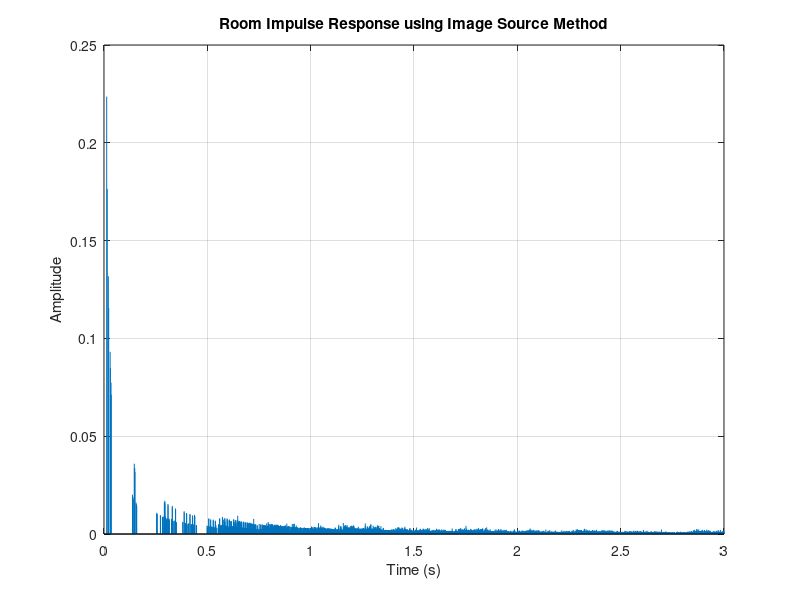

Here is the MATLAB script that generated this plot: (Note: this script raises an error after producing the figure.)
%% MATLAB Starter Code for Image Source Method (ISM)
% This script generates a room impulse response using the Image Source Method.
% It is intended as a starting point for your DSP Assessment.
%
% Key Features:
%   1. Define a custom cuboid room (length, width, height).
%   2. Specify positions for the sound source and receiver.
%   3. Compute reflections up to a user-defined reflection order.
%   4. Include placeholders to incorporate absorption coefficients for each room surface.
%   5. Plot the resulting impulse response.
%   6. Provide a basic framework for later convolution with an audio signal.
%
% You are encouraged to expand the code (e.g., to include higher-order reflections
% or frequency-dependent absorption coefficients) by modifying the indicated sections.

%% 1. Parameter Definition
% Room dimensions (meters)
room_length = 48.81;    % Length in x-direction
room_width  = 98;     % Width in y-direction
room_height = 25.02;     % Height in z-direction

% Sound source and receiver (listener) positions [x, y, z] in meters
src_pos = [3, 4, 1.5];   % Source position
rec_pos = [7, 2, 1.5];   % Receiver position

% Sampling parameters and speed of sound
fs = 44100;          % Sampling frequency in Hz
c  = 343;            % Speed of sound in m/s

% Maximum reflection order (i.e. include reflections from -max_order to max_order in each dimension)
max_order = 50;

% Absorption coefficients for surfaces (values between 0 and 1)
% These represent the fraction of energy absorbed at each surface.
% For now, we use a uniform absorption coefficient.
% --- Students: Replace the following with surface-specific coefficients as desired.
absorption_wall   = 0.9;   % Example for left/right and front/back walls
absorption_floor  = 0.3;   % Example for floor
absorption_ceiling= 0.1;   % Example for ceiling
%
% For simplicity, we use a single uniform absorption value.
uniform_absorption = 0.05;  % (Placeholder value)
% Reflection coefficient per reflection (simple model):
reflection_coeff_single = 1 - uniform_absorption; 
% Note: In a more detailed model, you might compute the reflection coefficient 
% as the square root of (1 - absorption) to account for energy conservation.

% Impulse response duration (seconds)
ir_duration = 3.0;  
N = round(fs * ir_duration);    % Number of samples in the IR
h = zeros(N, 1);                % Preallocate the impulse response vector

%% 2. Image Source Computation and IR Construction
% Loop over reflection orders in each spatial dimension.
% The image source method creates virtual sources by “mirroring” the actual source.
% For each axis, the image source coordinate is computed as follows:
%   - If the reflection order (n) is even:  img_coord = n*room_dim + src_coord
%   - If odd:                         img_coord = n*room_dim + (room_dim - src_coord)
%
% The total number of reflections for a given image is the sum of the absolute
% values of the reflection orders in x, y, and z. This count is used to scale
% the amplitude (via the reflection coefficients) and to mimic energy loss.

for nx = -max_order:max_order
    % Compute image source x-coordinate
    if mod(nx,2) == 0
        img_x = src_pos(1) + nx * room_length;
    else
        img_x = (room_length - src_pos(1)) + nx * room_length;
    end
    
    for ny = -max_order:max_order
        % Compute image source y-coordinate
        if mod(ny,2) == 0
            img_y = src_pos(2) + ny * room_width;
        else
            img_y = (room_width - src_pos(2)) + ny * room_width;
        end
        
        for nz = -max_order:max_order
            % Compute image source z-coordinate
            if mod(nz,2) == 0
                img_z = src_pos(3) + nz * room_height;
            else
                img_z = (room_height - src_pos(3)) + nz * room_height;
            end
            
            % Compute the Euclidean distance from the image source to the receiver
            distance = sqrt((img_x - rec_pos(1))^2 + (img_y - rec_pos(2))^2 + (img_z - rec_pos(3))^2);
            
            % Compute the propagation delay in seconds and convert to a sample index
            time_delay = distance / c;
            sample_delay = round(time_delay * fs) + 1;  % +1 for MATLAB 1-indexing
            
            % Count the total number of reflections from all three dimensions
            num_reflections = abs(nx) + abs(ny) + abs(nz);
            
            % Compute the overall reflection coefficient for this image source.
            % --- Students: Modify this section to apply surface-specific absorption.
            % For example, you could assign different reflection coefficients depending on
            % which wall (left/right, front/back, floor/ceiling) was involved in the reflection.
            total_reflection_coeff = reflection_coeff_single^num_reflections;
            
            % Attenuation due to spherical spreading (inverse of distance)
            attenuation = 1 / distance;
            
            % Add the contribution from this image source to the impulse response,
            % if the computed sample delay is within the impulse response length.
            if sample_delay <= N
                h(sample_delay) = h(sample_delay) + total_reflection_coeff * attenuation;
            end
        end
    end
end

%% 3. Plot the Impulse Response
time_axis = (0:N-1) / fs;  % Time vector in seconds
figure;
stem(time_axis, h, 'Marker', 'none');
xlabel('Time (s)');
ylabel('Amplitude');
title('Room Impulse Response using Image Source Method');
grid on;

%% 4. Using the Impulse Response for Convolution Reverb
% The generated impulse response (vector h) can now be used to apply convolution
% reverb to an audio signal.
% Example (uncomment and modify as needed):
%
%   [audio, fs_audio] = audioread('your_audio_file.wav');
%   audio_reverberated = conv(audio, h);
%   soundsc(audio_reverberated, fs);
%
% Students can expand this section to include additional processing, such as
% normalizing the impulse response, using frequency-dependent absorption, or
% implementing higher-order reflections.

[audio, audio_fs] = audioread("dry_signal.wav"); % Load audio file.

convolutionSignal = zeros(1, length(audio) + length(h) - 1); % Pre allocate memory to process convolution.

for i = 1:length(audio) % Loop over the length of the array 'audio'.
    for ii = 1:length(h) %Loop over the length of the array 'h' (impulse response).

        % Combine the dry signal with the impulse response.
        convolutionSignal(i + ii - 1) = convolutionSignal(i + ii - 1) + audio(i) .* h(ii);
    end
end

convolutionSignal = 1 * convolutionSignal / max(abs(convolutionSignal)); % Normalise the audio.
audiowrite("convolution_audio.wav", convolutionSignal, audio_fs); % Write audio to a new file.
soundsc(convolutionSignal, audio_fs); % Sound the created convolution signal.

%% End of Script